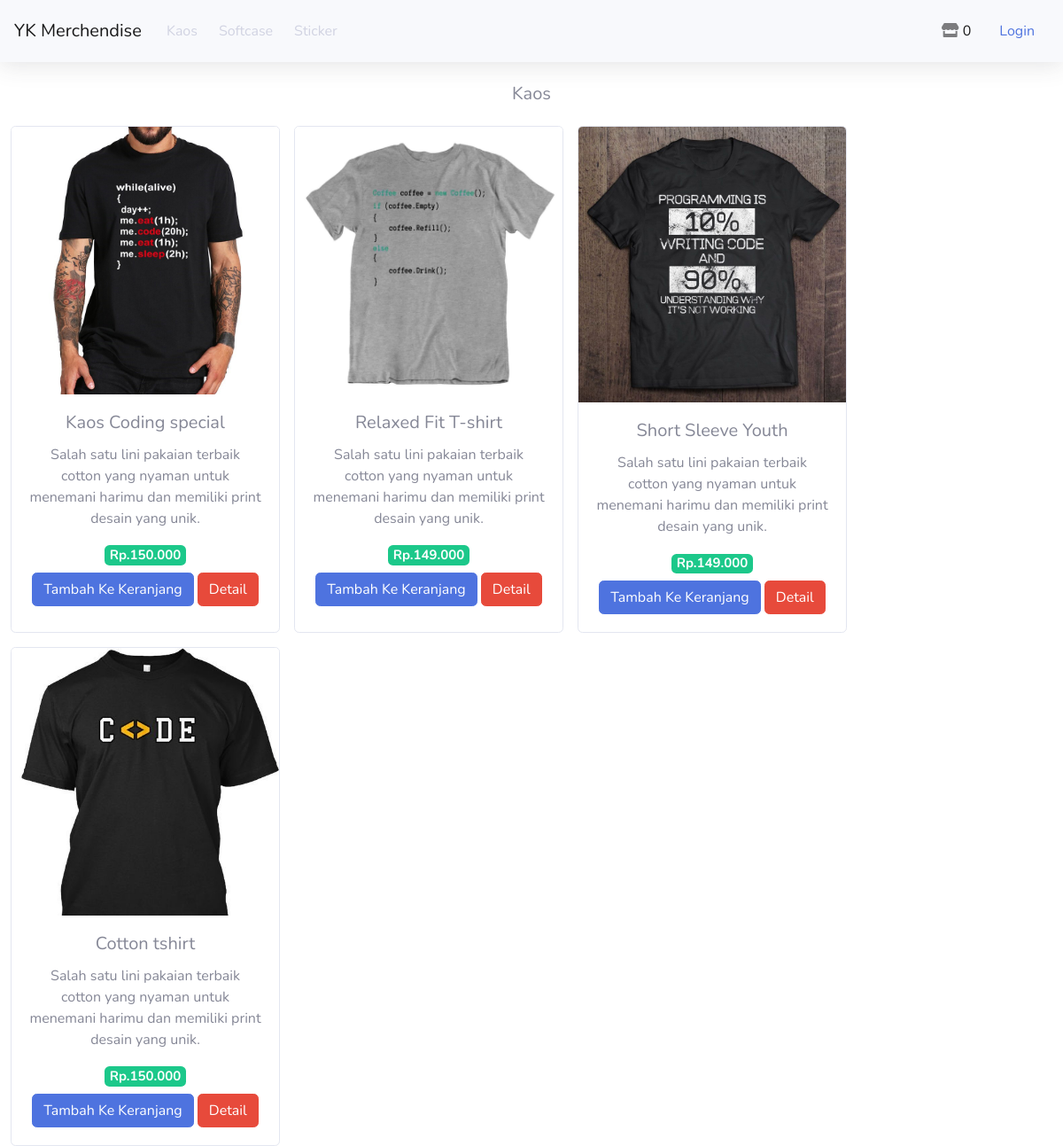
The app's page /index.php/kategori/kaos with its own data.
### tables this page shows
CREATE TABLE `tb_barang` (
  `id_brg` int(11) NOT NULL,
  `nama_brg` varchar(120) NOT NULL,
  `keterangan` varchar(225) NOT NULL,
  `kategori` varchar(60) NOT NULL,
  `harga` int(11) NOT NULL,
  `stok` int(4) NOT NULL,
  `gambar` text NOT NULL
);

### application/controllers/kategori.php (called while the page is built, shortened)
<?php
class Kategori extends CI_Controller{
    public function kaos(){
        $data['kaos']= $this->model_kategori->data_kaos()->result();
        $this->load->view('templates/header');
        $this->load->view('templates/sidebar');
        $this->load->view('kaos',$data);
        $this->load->view('templates/footer');
    }
}

### index.php (called while the page is built, shortened)
<?php
require_once BASEPATH.'core/CodeIgniter.php';

### application/models/model_kategori.php (called while the page is built, shortened)
<?php
class Model_kategori extends CI_Model{
    public function data_kaos(){
        return $this->db->get_where("tb_barang",array('kategori'=>'Kaos'));
    }
}

### application/views/kaos.php (the view)
<div class="container-fluid">
    <div class="row text-center mt-4 d-md-block">
    <h5>Kaos</h5>
    </div>
    <div class="row text-center  ">
        <?php foreach ($kaos as $brg):?>
            <div class="card mt-3 mr-md-3" style="width: 19rem; ">
                <img src="<?php echo base_url();?>/upload/<?php echo $brg->gambar;?>"class="card-img-top" alt="...">
                <div class="card-body">
                <h5 class="card-title"><?php echo $brg->nama_brg ?></h5>
                <p class="card-text"><?php echo $brg->keterangan ?></p>
                <h5><span class="badge bg-success text-white">Rp.<?php echo number_format(($brg->harga),0,',','.')  ?></span></h5>
                <?php echo anchor('dashboard/tambah_ke_keranjang/'.$brg->id_brg,
                '<div class=" btn btn-m btn-primary">Tambah Ke Keranjang</div>')?>
                <?php echo anchor('dashboard/detail/'.$brg->id_brg,
                '<div class=" btn btn-m btn-danger">Detail</div>')?>
                </div>
            </div>
        <?php endforeach;?>
    </div>
</div>

### records on screen
tb_barang: gambar (picture), nama_brg "Kaos Coding special", keterangan "Salah satu lini pakaian terbaik cotton yang nyaman untuk menemani harimu dan memiliki print desain yang unik.", harga "150.000", id_brg "Tambah Ke Keranjang", id_brg "Detail"
tb_barang: gambar (picture), nama_brg "Relaxed Fit T-shirt", keterangan "Salah satu lini pakaian terbaik cotton yang nyaman untuk menemani harimu dan memiliki print desain yang unik.", harga "149.000", id_brg "Tambah Ke Keranjang", id_brg "Detail"
tb_barang: gambar (picture), nama_brg "Short Sleeve Youth", keterangan "Salah satu lini pakaian terbaik cotton yang nyaman untuk menemani harimu dan memiliki print desain yang unik.", harga "149.000", id_brg "Tambah Ke Keranjang", id_brg "Detail"
tb_barang: gambar (picture), nama_brg "Cotton tshirt", keterangan "Salah satu lini pakaian terbaik cotton yang nyaman untuk menemani harimu dan memiliki print desain yang unik.", harga "150.000", id_brg "Tambah Ke Keranjang", id_brg "Detail"

### other values on screen
anchor('dashboard/detail_keranjang',$keranjang) "0"
anchor('auth/login','Login') "Login"
